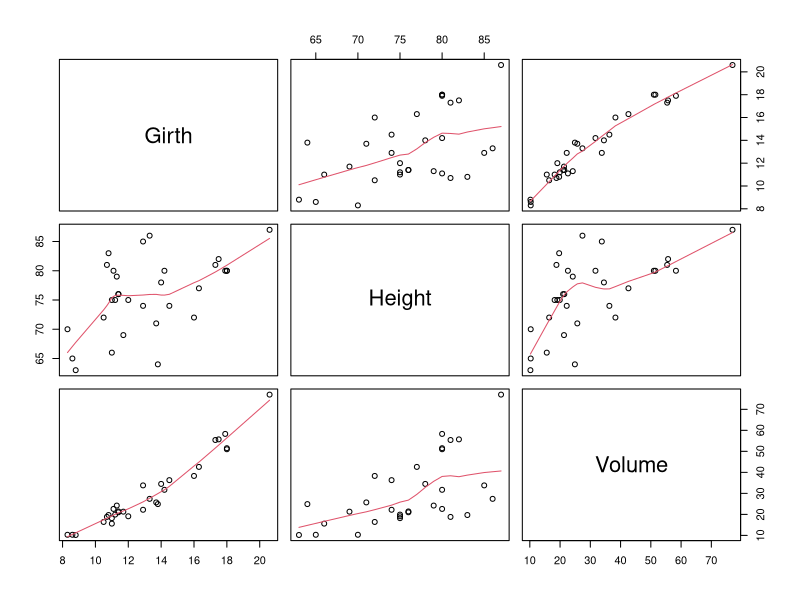
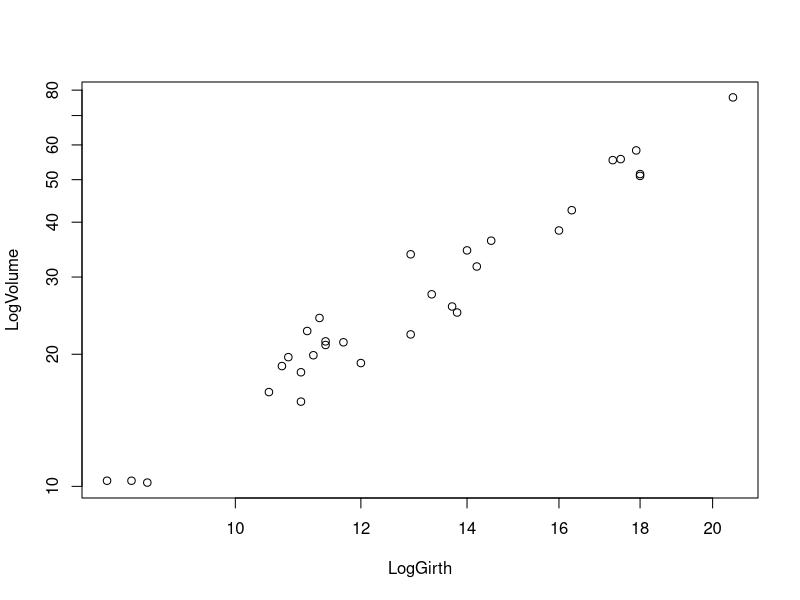
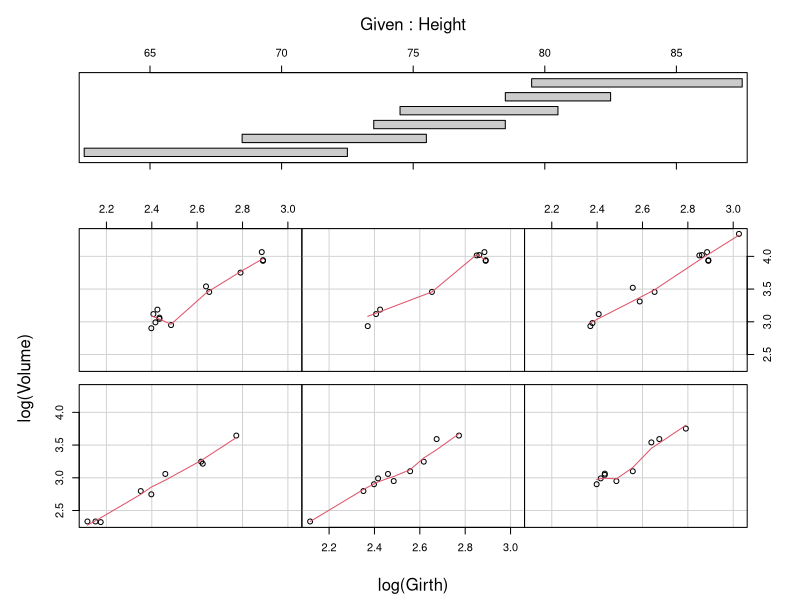
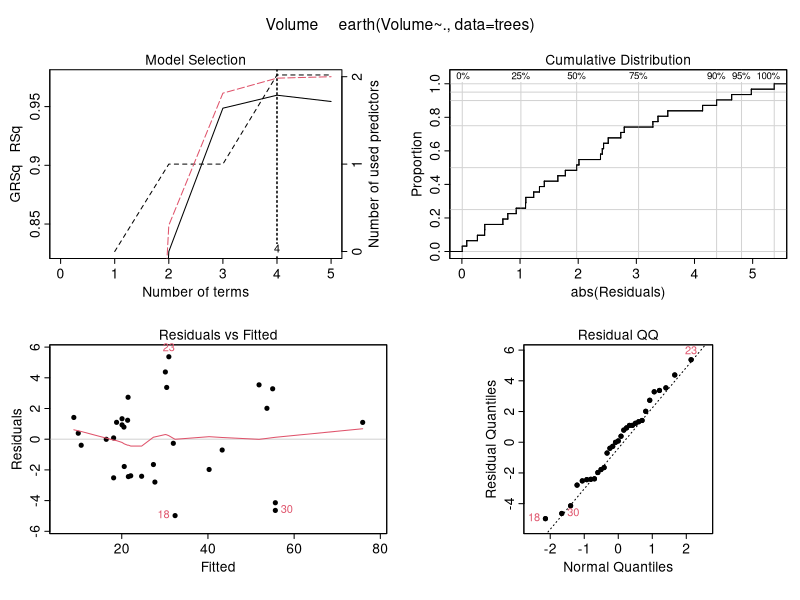

Here is the R script that generated these plots, in order:
data(trees)
str(trees)
summary(trees)

pairs(trees, panel = panel.smooth)


plot(Volume ~ Girth, data = trees, log = "xy",xlab="LogGirth" ,ylab="LogVolume")

coplot(log(Volume) ~ log(Girth) | Height, data = trees,
                                  panel = panel.smooth)

library(earth)

MARSModel <- earth(Volume ~ ., data = trees)

summary(MARSModel)

EvimpMD<-evimp(MARSModel)
EvimpMD

plot(MARSModel,legend.pos=NA)


PredMARSModel <- predict(MARSModel, trees)
# summarize accuracy
mse1 <- mean((trees$Volume - PredMARSModel)^2)
print(mse1)

LMModel <- lm(Volume ~ ., data = trees)
PredLMModel <- predict(LMModel, trees)
mse2 <- mean((trees$Volume - PredLMModel)^2)
print(mse2)
